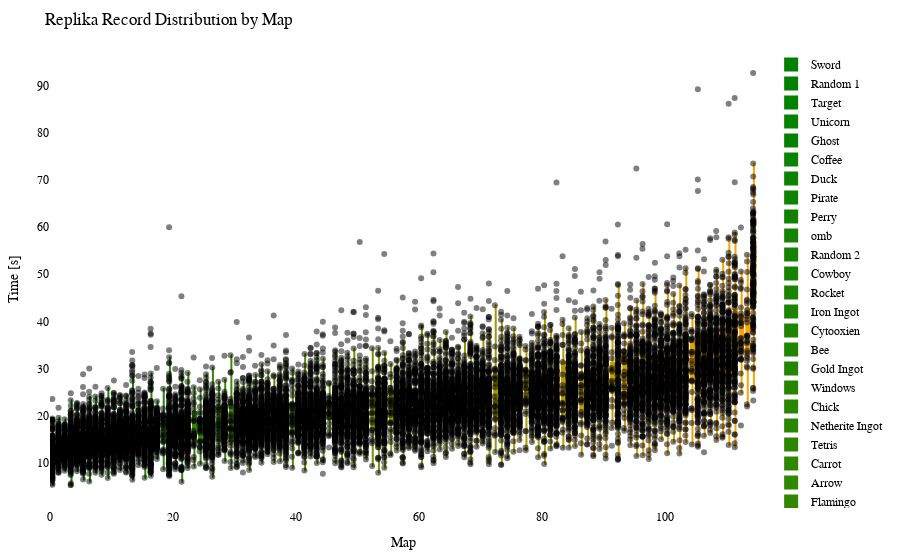

Notebook cell for this chart:
### Code cell
import plotly.graph_objects as go
import plotly.io as pio
from matplotlib.colors import LinearSegmentedColormap, to_hex

df = getRecordsDataframe(minigame="Replika")

# sort df columns by mean value 
df = df.reindex(df.mean().sort_values().index, axis=1)

# drop sum column
df = df.drop(columns=["Sum"])

# replace 25 with NaN
df = df.replace(25, np.nan)

# remove "ms " from column names
df.columns = df.columns.str.replace('ms ', '')

# Exclude the first column (assuming it's the column you don't want to include)
df_to_html = df.iloc[:, 1:]

# Calculate the offset for centering the data points
num_columns = len(df_to_html.columns)
offset = 0.5

# Create a green to orange gradient
cmap = LinearSegmentedColormap.from_list("green_orange", ["green", "orange"])
colors = [to_hex(cmap(i / (num_columns - 1))) for i in range(num_columns)]

# Create a Swarm plot using Plotly
fig = go.Figure()

for i, (column, color) in enumerate(zip(df_to_html.columns, colors)):
    x_values = [i + offset] * len(df_to_html[column])  # Adjust x-values with offset for horizontal centering
    fig.add_trace(go.Box(x=x_values,
                         y=df_to_html[column],
                         name=column,
                         boxpoints='all',
                         pointpos=-0.5,  # Adjust point position to prevent overlapping
                         marker=dict(color='rgba(0,0,0,0.5)', size=6),  # Adjust marker color and size
                         line=dict(color=color),
                         fillcolor=color,
                         hovertext=df_to_html.index,
                         hoverinfo='name+text+y',
                         showlegend=True))

fig.update_layout(title="Replika Record Distribution by Map",
                  xaxis=dict(title="Map"),
                  yaxis=dict(title="Time [s]"),
                  showlegend=True,
                  font=dict(family="Arial", size=12, color="black"),  # Customize font
                  plot_bgcolor="white",  # Set background color
                  margin=dict(l=50, r=50, t=50, b=50),  # Adjust margins for better layout
                  )

# Show the figure
fig.show()

# Export the plot to an HTML file
pio.write_html(fig, "out/repl_swarm_plot.html")
